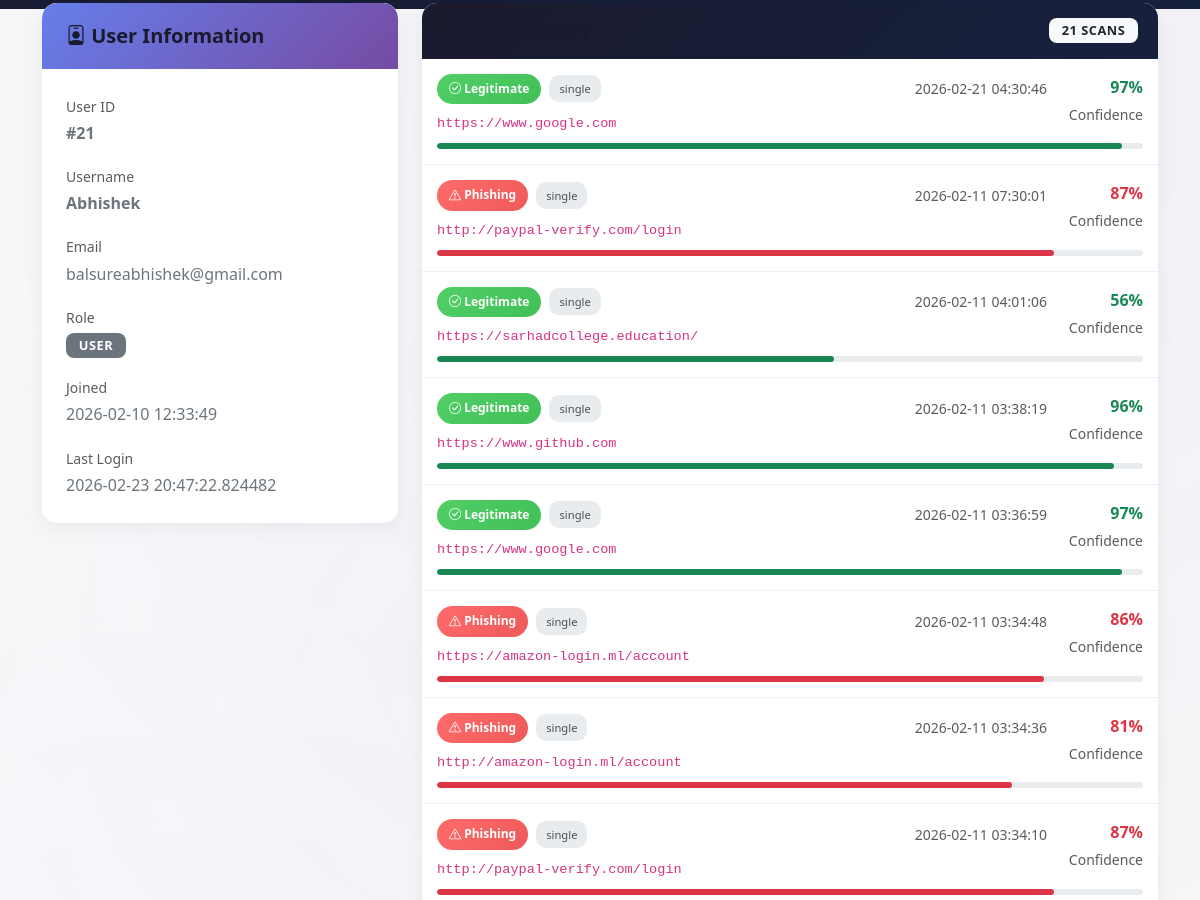
Page /admin/user/21 (signed in, middle part) on the earlier database version.
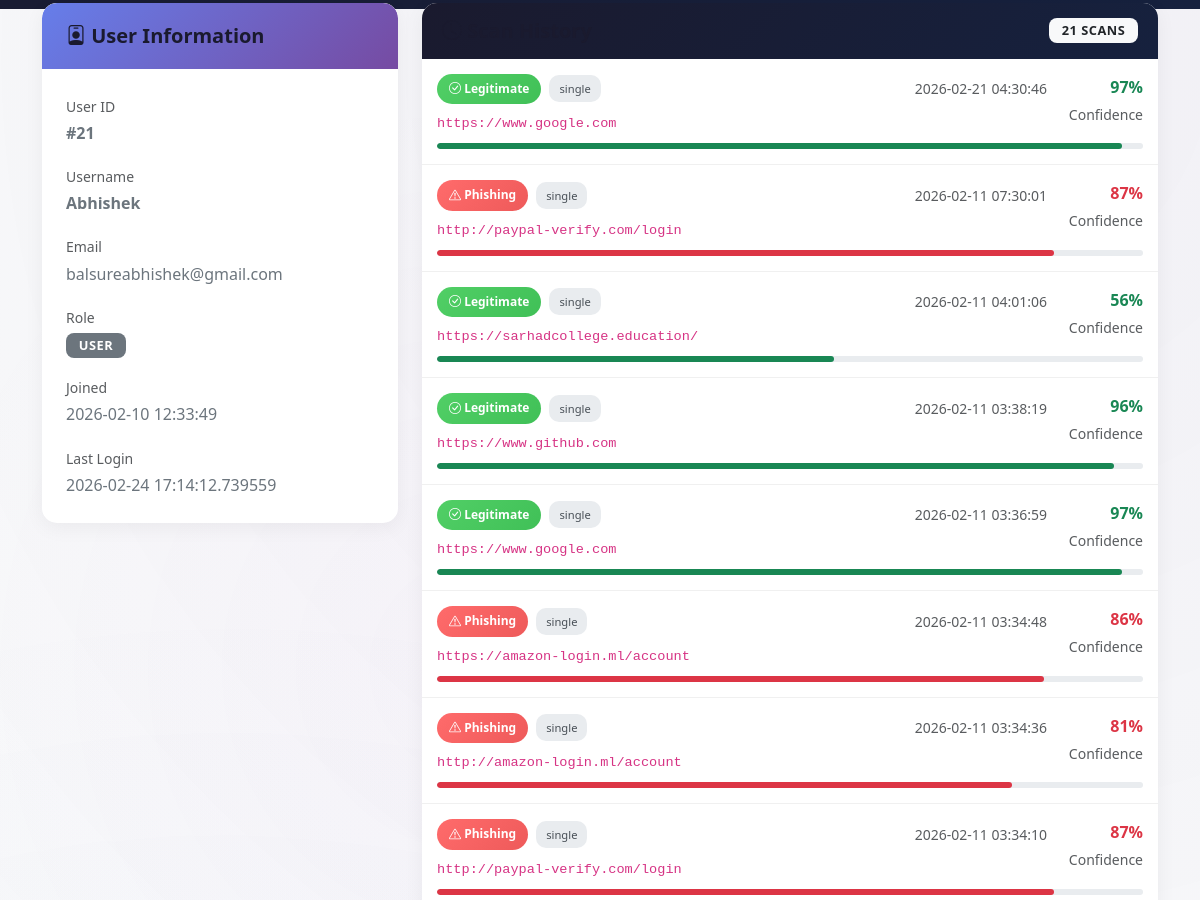
Same page on the later database version.
### tables this page shows
CREATE TABLE users (
            id INTEGER PRIMARY KEY AUTOINCREMENT,
            username TEXT UNIQUE NOT NULL,
            email TEXT UNIQUE NOT NULL,
            password TEXT NOT NULL,
            is_admin INTEGER DEFAULT 0,
            created_at TIMESTAMP DEFAULT CURRENT_TIMESTAMP,
            last_login TIMESTAMP
        );

CREATE TABLE scans (
            id INTEGER PRIMARY KEY AUTOINCREMENT,
            user_id INTEGER,
            url TEXT NOT NULL,
            result TEXT NOT NULL,
            confidence REAL,
            features TEXT,
            scan_type TEXT DEFAULT 'single',
            created_at TIMESTAMP DEFAULT CURRENT_TIMESTAMP,
            FOREIGN KEY (user_id) REFERENCES users (id)
        );

### app.py (the view)
@app.route('/admin/user/<int:user_id>')
@admin_required
def admin_user_detail(user_id):
    db = get_db()
    user = db.execute('SELECT * FROM users WHERE id = ?', (user_id,)).fetchone()
    if not user:
        flash('User not found.', 'danger')
        return redirect(url_for('admin'))
    total_scans = db.execute(
        'SELECT COUNT(*) as count FROM scans WHERE user_id = ?',
        (user_id,)
    ).fetchone()['count']
    phishing_count = db.execute(
        "SELECT COUNT(*) as count FROM scans WHERE user_id = ? AND result = 'phishing'",
        (user_id,)
    ).fetchone()['count']
    safe_count = db.execute(
        "SELECT COUNT(*) as count FROM scans WHERE user_id = ? AND result = 'legitimate'",
        (user_id,)
    ).fetchone()['count']
    stats = {
        'total_scans': total_scans,
        'phishing_count': phishing_count,
        'safe_count': safe_count
    }
    scans = db.execute('''
        SELECT * FROM scans
        WHERE user_id = ?
        ORDER BY created_at DESC
        LIMIT 50
    ''', (user_id,)).fetchall()
    return render_template(
        'admin_user_detail.html',
        user=user,
        stats=stats,
        scans=scans
    )

### app.py (called while the page is built)
def get_db():
    if 'db' not in g:
        g.db = sqlite3.connect(app.config['DATABASE'])
        g.db.row_factory = sqlite3.Row
    return g.db

@app.teardown_appcontext
def close_connection(exception):
    close_db(exception)

def admin_required(f):
    @wraps(f)
    def decorated_function(*args, **kwargs):
        if 'user_id' not in session:
            flash('Please log in to access this page.', 'warning')
            return redirect(url_for('login'))
        db = get_db()
        user = db.execute(
            'SELECT is_admin FROM users WHERE id = ?',
            (session['user_id'],)
        ).fetchone()
        if not user or not user['is_admin']:
            flash('Admin access required.', 'danger')
            return redirect(url_for('dashboard'))
        return f(*args, **kwargs)
    return decorated_function

@app.context_processor
def inject_globals():
    return {
        'now': datetime.now(),
        'datetime': datetime,
        'app_name': 'ShieldGuard Pro',
        'version': '1.0.0'
    }

### templates/admin_user_detail.html (shortened to what this page needs)
{% extends "base.html" %}
{% block content %}
<div class="user-profile-header">
</div>
<div class="container mt-4">
    <div class="row">
        <div class="col-lg-4 mb-4">
            <div class="info-card card">
                <div class="card-header">
                    <h5 class="mb-0"><i class="bi bi-person-badge"></i> User Information</h5>
                </div>
                <div class="card-body">
                    <div class="mb-3">
                        <label class="text-muted small">User ID</label>
                        <p class="mb-0 fw-bold">#{{ user.id }}</p>
                    </div>
                    <div class="mb-3">
                        <label class="text-muted small">Username</label>
                        <p class="mb-0 fw-bold">{{ user.username }}</p>
                    </div>
                    <div class="mb-3">
                        <label class="text-muted small">Email</label>
                        <p class="mb-0">{{ user.email }}</p>
                    </div>
                    <div class="mb-3">
                        <label class="text-muted small">Role</label>
                        <p class="mb-0">
                            {% if user.is_admin %}
                            <span class="badge bg-warning">Administrator</span>
                            {% else %}
                            <span class="badge bg-secondary">User</span>
                            {% endif %}
                        </p>
                    </div>
                    <div class="mb-3">
                        <label class="text-muted small">Joined</label>
                        <p class="mb-0">{{ user.created_at }}</p>
                    </div>
                    {% if user.last_login %}
                    <div class="mb-0">
                        <label class="text-muted small">Last Login</label>
                        <p class="mb-0">{{ user.last_login }}</p>
                    </div>
                    {% endif %}
                </div>
            </div>
        </div>
        <div class="col-lg-8 mb-4">
            <div class="history-card card">
                <div class="card-header d-flex justify-content-between align-items-center">
                    <h5 class="mb-0"><i class="bi bi-clock-history"></i> Scan History</h5>
                    <span class="badge bg-light text-dark">{{ scans|length }} scans</span>
                </div>
                <div class="card-body p-0">
                    {% if scans %}
                    <div class="scan-history-list">
                        {% for scan in scans %}
                        <div class="scan-item">
                            <div class="d-flex justify-content-between align-items-start">
                                <div class="flex-grow-1">
                                    <div class="d-flex align-items-center mb-2">
                                        <span class="result-badge {{ 'result-phishing' if scan.result == 'phishing' else 'result-legitimate' }}">
                                            <i class="bi {{ 'bi-exclamation-triangle' if scan.result == 'phishing' else 'bi-check-circle' }}"></i>
                                            {{ scan.result|title }}
                                        </span>
                                        <span class="type-badge ms-2">{{ scan.scan_type or 'single' }}</span>
                                        <small class="text-muted ms-auto">{{ scan.created_at }}</small>
                                    </div>
                                    <code class="d-block text-break" style="font-size: 0.85rem;">{{ scan.url }}</code>
                                </div>
                                <div class="ms-3 text-end" style="min-width: 80px;">
                                    <div class="fw-bold {{ 'text-danger' if scan.result == 'phishing' else 'text-success' }}">
                                        {{ "%.0f"|format(scan.confidence) }}%
                                    </div>
                                    <small class="text-muted">Confidence</small>
                                </div>
                            </div>
                            <div class="confidence-bar mt-2">
                                <div class="confidence-fill {{ 'bg-danger' if scan.result == 'phishing' else 'bg-success' }}"
                                     style="width: {{ scan.confidence }}%"></div>
                            </div>
                        </div>
                        {% endfor %}
                    </div>
                    {% else %}
                    <div class="empty-state">
                        <i class="bi bi-inbox"></i>
                        <h5 class="mt-3">No Scans Yet</h5>
                        <p class="text-muted">This user hasn't performed any scans yet.</p>
                    </div>
                    {% endif %}
                </div>
            </div>
        </div>
    </div>
</div>
{% endblock %}

### templates/base.html (shortened to what this page needs)
<!DOCTYPE html>
<html lang="en" data-bs-theme="light">
<head>
    <link href="https://cdn.jsdelivr.net/npm/bootstrap@5.3.0/dist/css/bootstrap.min.css" rel="stylesheet">
    <link href="https://cdn.jsdelivr.net/npm/bootstrap-icons@1.10.0/font/bootstrap-icons.css" rel="stylesheet">
    <link href="{{ url_for('static', filename='css/style.css') }}" rel="stylesheet">
</head>
<body>
    <main>
        {% block content %}{% endblock %}
    </main>
</body>
</html>

### static/css/style.css (style rules this page uses)
:root { --primary-gradient: linear-gradient(135deg, #667eea 0%, #764ba2 100%); --primary-color: #667eea; --secondary-color: #764ba2; --accent-gradient: linear-gradient(135deg, #f093fb 0%, #f5576c 100%); --success-gradient: linear-gradient(135deg, #51cf66 0%, #40c057 100%); --danger-gradient: linear-gradient(135deg, #ff6b6b 0%, #ee5a5a 100%); --warning-gradient: linear-gradient(135deg, #fa709a 0%, #fee140 100%); --info-gradient: linear-gradient(135deg, #4facfe 0%, #00f2fe 100%); --bg-primary: #f8f9fa; --bg-secondary: #e9ecef; --bg-card: #ffffff; --text-primary: #1a1a2e; --text-secondary: #6c757d; --text-muted: #adb5bd; --border-color: #e9ecef; --shadow-sm: 0 2px 8px rgba(0, 0, 0, 0.05); --shadow-md: 0 5px 20px rgba(0, 0, 0, 0.08); --shadow-lg: 0 10px 40px rgba(0, 0, 0, 0.12); --shadow-glow: 0 0 30px rgba(102, 126, 234, 0.3); --glass-bg: rgba(255, 255, 255, 0.85); --glass-border: rgba(255, 255, 255, 0.3); --spacing-xs: 0.25rem; --spacing-sm: 0.5rem; --spacing-md: 1rem; --spacing-lg: 1.5rem; --spacing-xl: 2rem; --spacing-2xl: 3rem; --radius-sm: 8px; --radius-md: 12px; --radius-lg: 16px; --radius-xl: 24px; --radius-full: 50%; --transition-fast: 0.2s ease; --transition-normal: 0.3s ease; --transition-slow: 0.5s ease; }
* { margin: 0; padding: 0; box-sizing: border-box; }
html { scroll-behavior: smooth; }
body { font-family: 'Segoe UI', -apple-system, BlinkMacSystemFont, 'Roboto', sans-serif; line-height: 1.7; color: var(--text-primary); background: var(--bg-primary); min-height: 100vh; display: flex; flex-direction: column; overflow-x: hidden; }
body::before { content: ''; position: fixed; top: 0; left: 0; width: 100%; height: 100%; background-image: radial-gradient(circle at 20% 80%, rgba(102, 126, 234, 0.05) 0%, transparent 50%), radial-gradient(circle at 80% 20%, rgba(118, 75, 162, 0.05) 0%, transparent 50%), radial-gradient(circle at 40% 40%, rgba(240, 147, 251, 0.03) 0%, transparent 30%); pointer-events: none; z-index: -1; }
main { flex: 1; }
h1, h2, h3, h4, h5, h6 { font-weight: 700; line-height: 1.3; color: var(--text-primary); }
h5 { font-size: 1.25rem; }
p { color: var(--text-secondary); margin-bottom: 1rem; }
.card { background: var(--bg-card); border: none; border-radius: var(--radius-lg); box-shadow: var(--shadow-md); transition: var(--transition-normal); overflow: hidden; }
.card-header { background: transparent; border-bottom: 1px solid var(--border-color); padding: 1.25rem 1.5rem; font-weight: 600; font-size: 1.1rem; }
.card-body { padding: 1.5rem; }
.badge { font-weight: 600; padding: 0.4rem 0.8rem; border-radius: var(--radius-sm); font-size: 0.8rem; text-transform: uppercase; letter-spacing: 0.5px; }
* { scrollbar-width: thin; scrollbar-color: var(--primary-color) var(--bg-secondary); }

### templates/admin_user_detail.html (style rules this page uses)
.user-profile-header { background: linear-gradient(135deg, #1a1a2e 0%, #16213e 100%); padding: 60px 0 40px; margin-bottom: -30px; }
.history-card { border: none; border-radius: 15px; box-shadow: 0 5px 20px rgba(0,0,0,0.05); overflow: hidden; }
.history-card .card-header { background: linear-gradient(135deg, #1a1a2e 0%, #16213e 100%); color: white; border: none; padding: 15px 20px; }
.scan-item { padding: 15px; border-bottom: 1px solid #f0f0f0; transition: background 0.3s; }
.result-badge { padding: 5px 12px; border-radius: 20px; font-size: 0.75rem; font-weight: 600; }
.result-phishing { background: linear-gradient(135deg, #ff6b6b 0%, #ee5a5a 100%); color: white; }
.result-legitimate { background: linear-gradient(135deg, #51cf66 0%, #40c057 100%); color: white; }
.confidence-bar { height: 6px; border-radius: 3px; background: #e9ecef; overflow: hidden; }
.confidence-fill { height: 100%; border-radius: 3px; transition: width 0.5s; }
.type-badge { background: #e9ecef; color: #495057; padding: 4px 10px; border-radius: 10px; font-size: 0.7rem; }
.info-card { border: none; border-radius: 15px; box-shadow: 0 5px 20px rgba(0,0,0,0.05); }
.info-card .card-header { background: linear-gradient(135deg, #667eea 0%, #764ba2 100%); color: white; border: none; border-radius: 15px 15px 0 0 !important; }

Differences in the rows shown:
changed users "Abhishek": last_login "2026-02-23 20:47:22.824482" → "2026-02-24 17:14:12.739559"
